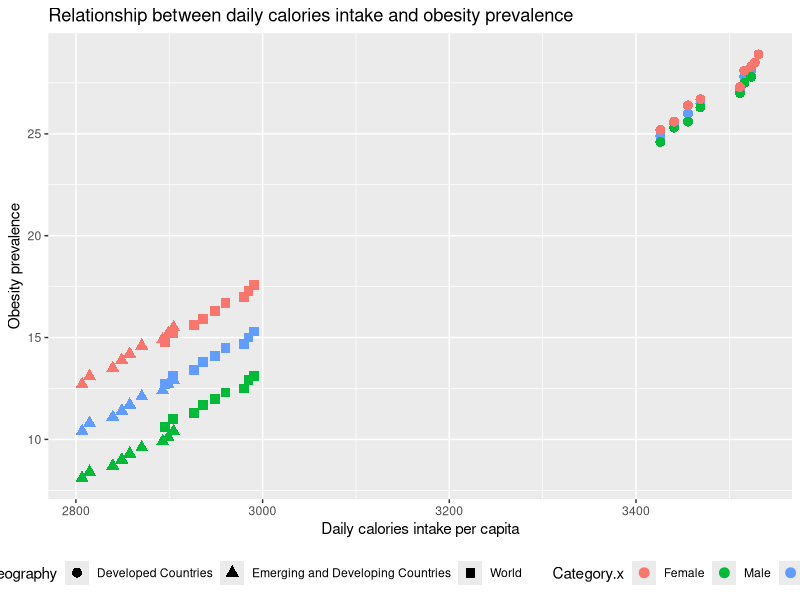
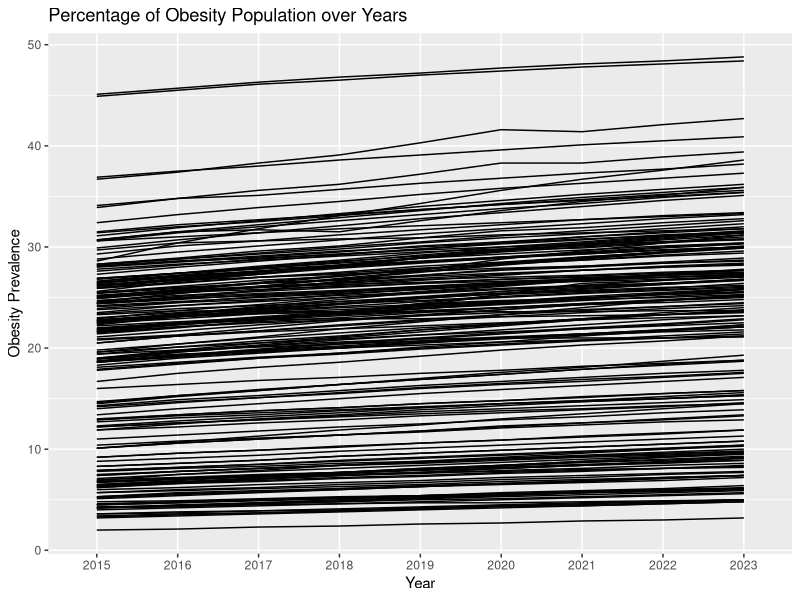
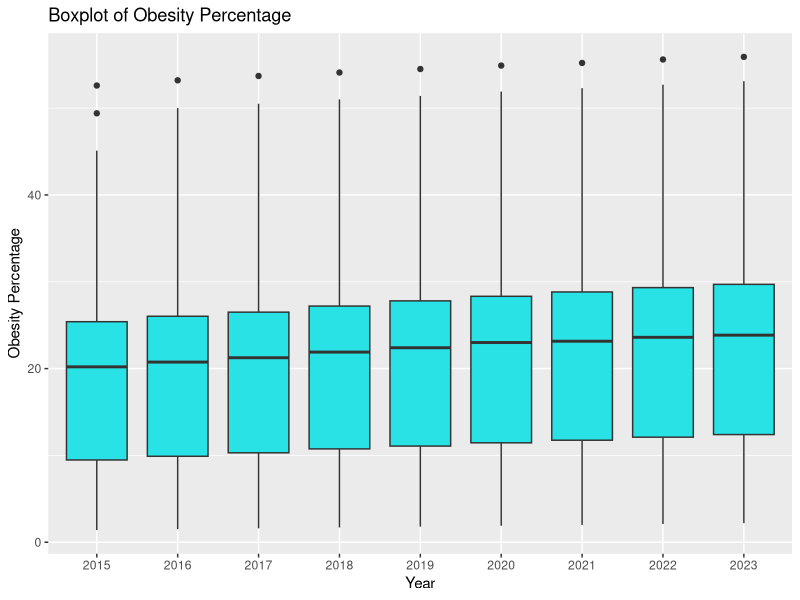
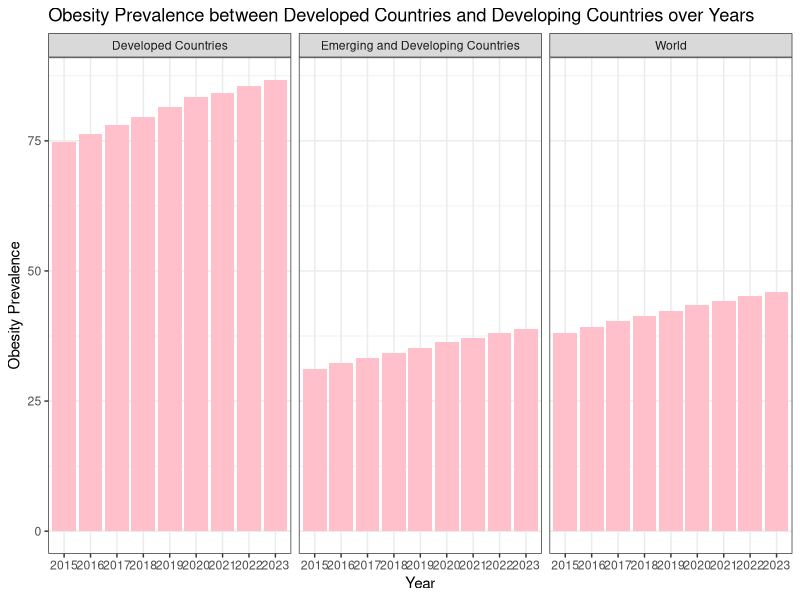
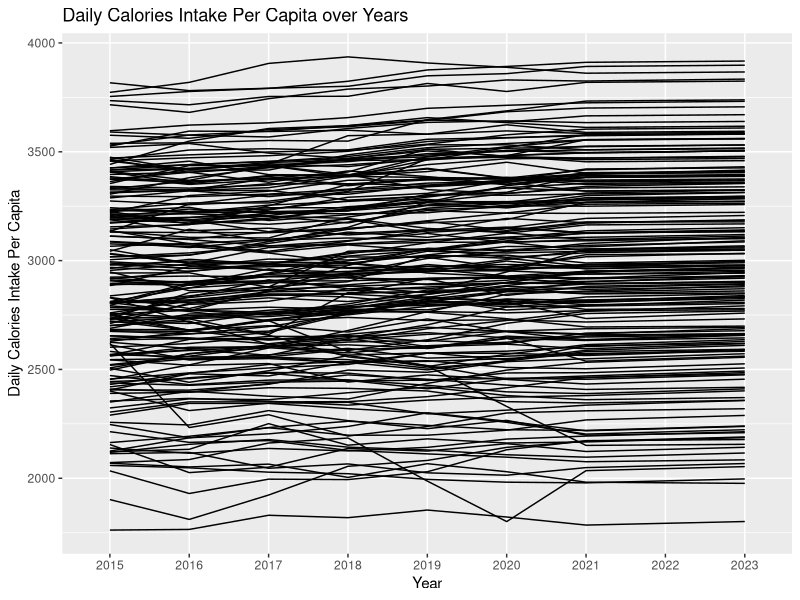
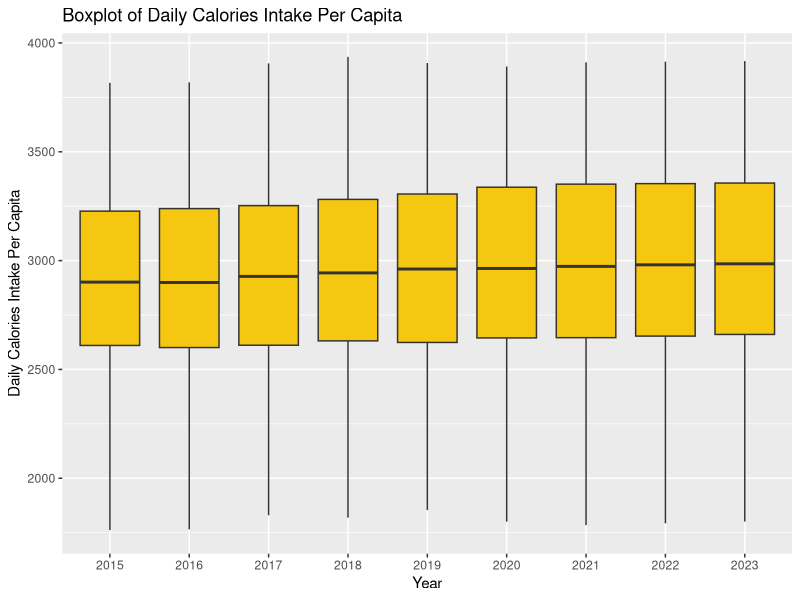
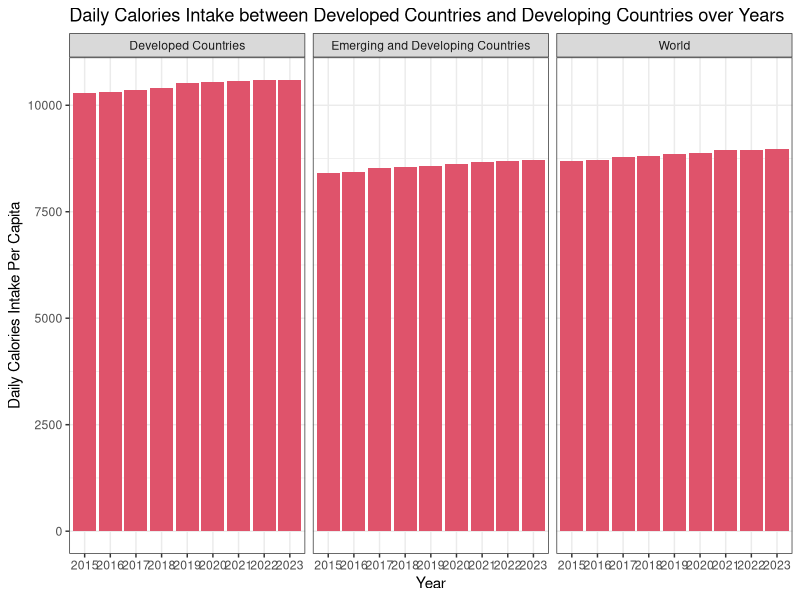
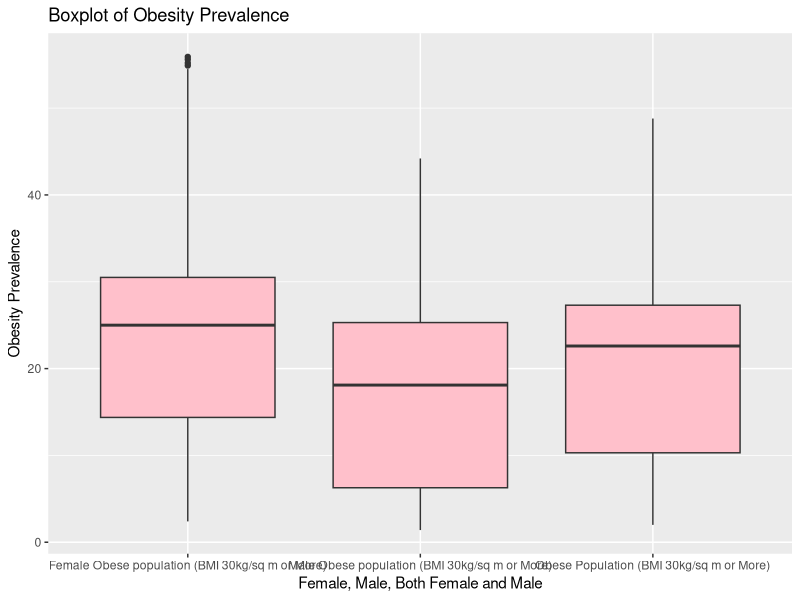

These figures' R source, in order:
## ---- chunk 1
knitr::opts_chunk$set(echo = TRUE)

## ---- chunk 2
# Load packages to be used
library(tidyverse) ## Loaded for dplyr
library(ggplot2) ## Loaded for plotting

## ---- chunk 3
# Read in data to be examined
raw_data_1 <- read.csv(file = "Obese population.csv",stringsAsFactors = T)
raw_data_2 <- read.csv(file = "Average calories.csv",stringsAsFactors = T)
## ---- chunk 4
sum(is.na(raw_data_1)) # Returns the number of missing data values to determine that missing data exists
obese_data <- na.omit(raw_data_1) # Remove the observations with missing data
sum(is.na(raw_data_2)) # Returns the number of missing data values to determine that missing data exists
calories_data <- na.omit(raw_data_2) # Remove the observations with missing data
## ---- chunk 5
glimpse(obese_data)
glimpse(calories_data)
## ---- chunk 6
library(dplyr)

obese_data <- obese_data %>% pivot_longer(cols=c('X2015', 'X2016', 'X2017', 'X2018', 'X2019', 'X2020', 'X2021', 'X2022', 'X2023'),
                    names_to='year',
                    values_to='obesity_percentage')

calories_data <- calories_data %>% pivot_longer(cols=c('X2015', 'X2016', 'X2017', 'X2018', 'X2019', 'X2020', 'X2021', 'X2022', 'X2023'),
                    names_to='year',
                    values_to='calories_intake')


df= obese_data %>% inner_join(calories_data, by = c("Geography" = "Geography", "year" = "year"))

## ---- chunk 7
glimpse(df)
df <- df %>% mutate(calories_intake = as.numeric(gsub(",","",calories_intake)))
df <- df %>% mutate(year = gsub("X","", year))
## ---- chunk 8
ggplot(data = df %>% filter(Geography %in% c("World","Emerging and Developing Countries", "Developed Countries")),
       aes(x = calories_intake, y = obesity_percentage, color = Category.x, shape = Geography)) +
  geom_point(size=3) +
   scale_color_hue(labels = c("Female", "Male", "Average")) +
  theme(legend.position = "bottom") +
  ggtitle("Relationship between daily calories intake and obesity prevalence") +
  xlab("Daily calories intake per capita") + ylab("Obesity prevalence")

## ---- chunk 9
df1 <- df %>% select(Geography, obesity_percentage, year, Category.x) %>%
  filter(Category.x == "Obese Population (BMI 30kg/sq m or More)") %>%
  filter(year =="2015") %>%
  arrange(obesity_percentage)

top <- df1 %>% slice_max(obesity_percentage, n = 5)
bottom <- df1 %>% slice_min(obesity_percentage, n = 5)
rbind(top,bottom) %>% arrange(obesity_percentage)
## ---- chunk 10
df2 <- df %>% select(Geography, obesity_percentage, year, Category.x) %>%
  filter(Category.x == "Obese Population (BMI 30kg/sq m or More)") %>%
  filter(year =="2016") %>%
  arrange(obesity_percentage)

top <- df2 %>% slice_max(obesity_percentage, n = 5)
bottom <- df2 %>% slice_min(obesity_percentage, n = 5)
rbind(top,bottom) %>% arrange(obesity_percentage)
## ---- chunk 11
df3 <- df %>% select(Geography, obesity_percentage, year, Category.x) %>%
  filter(Category.x == "Obese Population (BMI 30kg/sq m or More)") %>%
  filter(year =="2017") %>%
  arrange(obesity_percentage)

top <- df3 %>% slice_max(obesity_percentage, n = 5)
bottom <- df3 %>% slice_min(obesity_percentage, n = 5)
rbind(top,bottom) %>% arrange(obesity_percentage)
## ---- chunk 12
df4 <- df %>% select(Geography, obesity_percentage, year, Category.x) %>%
  filter(Category.x == "Obese Population (BMI 30kg/sq m or More)") %>%
  filter(year =="2018") %>%
  arrange(obesity_percentage)

top <- df4 %>% slice_max(obesity_percentage, n = 5)
bottom <- df4 %>% slice_min(obesity_percentage, n = 5)
rbind(top,bottom) %>% arrange(obesity_percentage)
## ---- chunk 13
df5 <- df %>% select(Geography, obesity_percentage, year, Category.x) %>%
  filter(Category.x == "Obese Population (BMI 30kg/sq m or More)") %>%
  filter(year =="2019") %>%
  arrange(obesity_percentage)

top <- df5 %>% slice_max(obesity_percentage, n = 5)
bottom <- df5 %>% slice_min(obesity_percentage, n = 5)
rbind(top,bottom) %>% arrange(obesity_percentage)
## ---- chunk 14
df6 <- df %>% select(Geography, obesity_percentage, year, Category.x) %>%
  filter(Category.x == "Obese Population (BMI 30kg/sq m or More)") %>%
  filter(year =="2020") %>%
  arrange(obesity_percentage)

top <- df6 %>% slice_max(obesity_percentage, n = 5)
bottom <- df6 %>% slice_min(obesity_percentage, n = 5)
rbind(top,bottom) %>% arrange(obesity_percentage)
## ---- chunk 15
df7 <- df %>% select(Geography, obesity_percentage, year, Category.x) %>%
  filter(Category.x == "Obese Population (BMI 30kg/sq m or More)") %>%
  filter(year =="2021") %>%
  arrange(obesity_percentage)

top <- df7 %>% slice_max(obesity_percentage, n = 5)
bottom <- df7 %>% slice_min(obesity_percentage, n = 5)
rbind(top,bottom) %>% arrange(obesity_percentage)
## ---- chunk 16
df8 <- df %>% select(Geography, obesity_percentage, year, Category.x) %>%
  filter(Category.x == "Obese Population (BMI 30kg/sq m or More)") %>%
  filter(year =="2022") %>%
  arrange(obesity_percentage)

top <- df8 %>% slice_max(obesity_percentage, n = 5)
bottom <- df8 %>% slice_min(obesity_percentage, n = 5)
rbind(top,bottom) %>% arrange(obesity_percentage)
## ---- chunk 17
df9 <- df %>% select(Geography, obesity_percentage, year, Category.x) %>%
  filter(Category.x == "Obese Population (BMI 30kg/sq m or More)") %>%
  filter(year =="2023") %>%
  arrange(obesity_percentage)

top <- df9 %>% slice_max(obesity_percentage, n = 5)
bottom <- df9 %>% slice_min(obesity_percentage, n = 5)
rbind(top,bottom) %>% arrange(obesity_percentage)
## ---- chunk 18
combined <- rbind(df1,df2,df3,df4,df5,df6,df7,df8,df9)

# top 3 for each year
df %>% select(Geography, obesity_percentage, year, Category.x) %>%
  filter(Category.x == "Obese Population (BMI 30kg/sq m or More)") %>% 
  group_by(year) %>% slice_max(obesity_percentage, n = 3)
## ---- chunk 19
# bottom 3 for each year
df %>% select(Geography, obesity_percentage, year, Category.x) %>%
  filter(Category.x == "Obese Population (BMI 30kg/sq m or More)") %>% 
  group_by(year) %>% slice_min(obesity_percentage, n = 3)
## ---- chunk 20
# plotting percentages by country over year
df %>% select(Geography, obesity_percentage, year, Category.x) %>%
  filter(Category.x == "Obese Population (BMI 30kg/sq m or More)") %>% 
  ggplot( aes(x = year, y = obesity_percentage, group = Geography)) + 
  geom_line() +
  ggtitle("Percentage of Obesity Population over Years") +
  xlab("Year") + ylab("Obesity Prevalence")


## ---- chunk 21
df %>%
  ggplot(aes(x=year, y = obesity_percentage)) +
  geom_boxplot(fill = 5) +
  ggtitle("Boxplot of Obesity Percentage") +
  xlab("Year") + ylab("Obesity Percentage")
## ---- chunk 22
df <- df %>% mutate(year = gsub("X","", year))

world_obe_year <- df %>% select(Geography, obesity_percentage, year) %>% 
  filter (Geography == "World"|Geography == "Emerging and Developing Countries"|Geography == "Developed Countries")

ggplot(world_obe_year, aes(x= year, y= obesity_percentage)) + 
  geom_bar(stat="identity", fill="pink") +
  facet_wrap(~Geography) +
  theme_bw() +
  ggtitle("Obesity Prevalence between Developed Countries and Developing Countries over Years") +
  xlab("Year") + ylab("Obesity Prevalence")

## ---- chunk 23
# plotting daily calories intake by country over year
df %>% select(Geography, calories_intake, year, Category.x) %>%
  filter(Category.x == "Obese Population (BMI 30kg/sq m or More)") %>% 
  ggplot( aes(x = year, y = calories_intake, group = Geography)) + geom_line() +
  ggtitle("Daily Calories Intake Per Capita over Years") +
  xlab("Year") + ylab("Daily Calories Intake Per Capita")


## ---- chunk 24
df %>%
  ggplot(aes(x=year, y = calories_intake)) +
  geom_boxplot(fill = 7) +
  ggtitle("Boxplot of Daily Calories Intake Per Capita") +
  xlab("Year") + ylab("Daily Calories Intake Per Capita")
## ---- chunk 25

world_cal_year <- df %>% select(Geography, calories_intake, year) %>% 
  filter (Geography == "World"|Geography == "Emerging and Developing Countries"|Geography ==  "Developed Countries")

ggplot(world_cal_year, aes(x= year, y= calories_intake)) + 
  geom_bar(stat="identity", fill=2) +
  facet_wrap(~Geography) +
  theme_bw() + 
  ggtitle("Daily Calories Intake between Developed Countries and Developing Countries over Years") +
  xlab("Year") + ylab("Daily Calories Intake Per Capita")
## ---- chunk 26
df %>%
  ggplot(aes(x=Category.x, y =obesity_percentage)) +
  geom_boxplot(fill = "pink") +
  ggtitle("Boxplot of Obesity Prevalence") +
  xlab("Female, Male, Both Female and Male") + ylab("Obesity Prevalence")
## ---- chunk 27
df %>% select(Geography, obesity_percentage, year, Category.x) %>%
  filter(Geography == "World") %>%
  ggplot(aes(x = year, y= obesity_percentage, group =Category.x)) +
  geom_line(aes(color = Category.x)) +
  geom_point(aes(color = Category.x)) +
  theme(legend.position = "bottom") + 
  ggtitle("Linegraph of Obesity Prevalence over Years") +
  xlab("Years") + ylab("Obesity Prevalence")

## ---- chunk 28
df %>% select(Geography, obesity_percentage, year, Category.x) %>%
  filter(Geography == "Developed Countries" | Geography == "Emerging and Developing Countries") %>%
  ggplot(aes(x = year, y= obesity_percentage, group = Category.x)) +
  geom_line(aes(color = Category.x))+
  geom_point(aes(color = Category.x)) +
  facet_wrap(~Geography) +
  theme(legend.position = "bottom") +
  ggtitle("Linegraph of Obesity Prevalence") +
  xlab("Years") + ylab("Obesity Prevalence")

## ---- chunk 29
df %>%
  filter(Geography == "Developed Countries" | Geography == "Emerging and Developing Countries") %>%
  filter(Category.x == "Female Obese population (BMI 30kg/sq m or More)" | Category.x == "Male Obese population (BMI 30kg/sq m or More)") %>%
  ggplot(aes(x=Category.x, y =obesity_percentage)) +
  geom_boxplot(fill = 7) +
  facet_wrap(~Geography) +
  ggtitle("Boxplot of Obesity Prevalence") +
  xlab("Female, Male") + ylab("Obesity Prevalence")
## ---- chunk 30
df %>% select(Geography, obesity_percentage, year, Category.x) %>%
  filter(Geography == "USA"|Geography == "Japan"|Geography=="China"| Geography =="Germany"|Geography =="United Kingdom" ) %>%
  ggplot(aes(x = year, y= obesity_percentage, group =Geography)) +
  geom_line(aes(color = Geography)) +
  geom_point(aes(color = Geography)) + 
  facet_wrap(~Category.x) +
  theme(legend.position = "bottom") +
  ggtitle("Linegraph of Obesity Prevalence over Years in Females, Males, and Both Females and Males") +
  xlab("Year") + ylab("Obesity Prevalence")
## ---- chunk 31
df <- df %>% mutate(g7_or_not = case_when(Geography == "United Kingdom" ~ "G7",
                                          Geography == "USA" ~ "G7",
                                          Geography == "Canada" ~ "G7",
                                          Geography == "France" ~ "G7",
                                          Geography == "Germany" ~ "G7",
                                          Geography == "Japan" ~ "G7",
                                          Geography == "Italy" ~ "G7",
                                          Geography == "G7" ~ "G7",
                                          TRUE ~ "NotG7" # TRUE means else.
  ))
## ---- chunk 32
glimpse(df)
## ---- chunk 33
df %>% select(g7_or_not, obesity_percentage, year, Category.x) %>%
  ggplot(aes(x = g7_or_not, y = obesity_percentage)) +
  geom_boxplot(fill="yellow") +
  theme(legend.position = "bottom") +
  ggtitle("Boxplot of Obesity Prevalence in G7 Countries and not_G7 Countries") +
  xlab("G7 and Not_G7") + ylab("Obesity Prevalence")
## ---- chunk 34
df %>% ggplot(aes(x = obesity_percentage, fill = g7_or_not)) + 
  geom_density(alpha = 0.5) +
  ggtitle("Density of Obesity Prevalence in G7 Countries and not_G7 Countries") +
  xlab("Obesity Prevalence") + ylab("Density")
